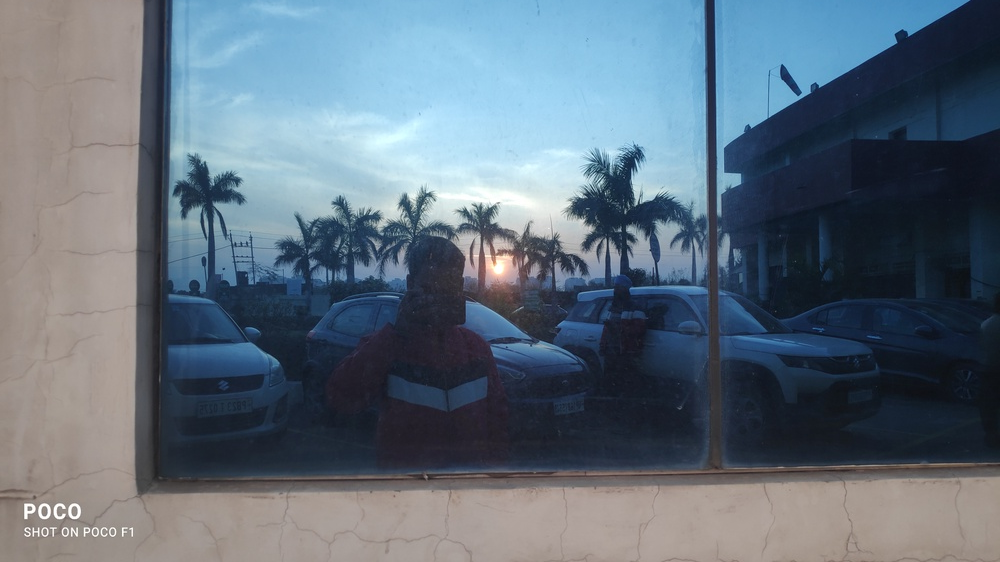
#> input picture photos/large.jpg, 1000 x 562 px, shrunk from 4032 x 2268 before the run
$ python masking.py
#> lines starting #> are read from the running program, lines starting #| are printed output that depends on the picture; after the words box and inside, x2 and y2 are one past the last pixel; in counts of white or black regions, pixels touching at a corner belong together
import cv2 as cv
import numpy as np

img=cv.imread('photos/large.jpg')
#> img is the input picture: shape (562, 1000, 3); mean B, G, R 124.1, 110.8, 96.4
cv.imshow('large',img)

blank=np.zeros(img.shape[:2], dtype='uint8')
cv.imshow('blank', blank)

mask=cv.circle(blank.copy(),(img.shape[1]//2,img.shape[0]//2),100,255,-1) #draw circle mask
cv.imshow('mask', mask)
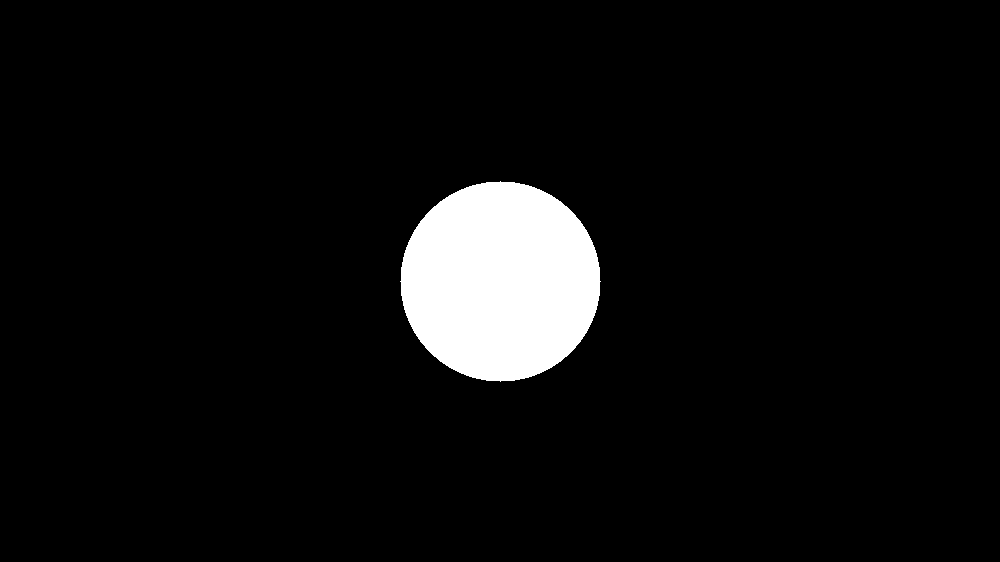
#> window 'mask': shape (562, 1000); 5.6% white; 1 white region, box (x1, y1, x2, y2) and area: (400, 181, 601, 382) 31417

masked=cv.bitwise_and(img,img,mask=mask) #apply mask to image
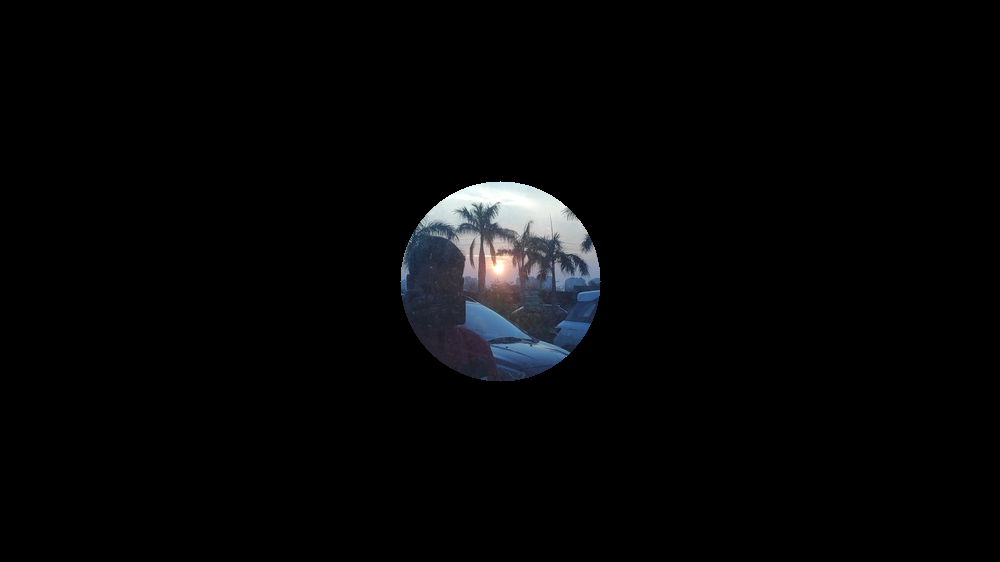
#> masked: shape (562, 1000, 3); mean B, G, R 6.6, 5.9, 5.5
cv.imshow('masked', masked)

cv.waitKey(0)

$ run again, with photos/g1.jpg copied over photos/large.jpg
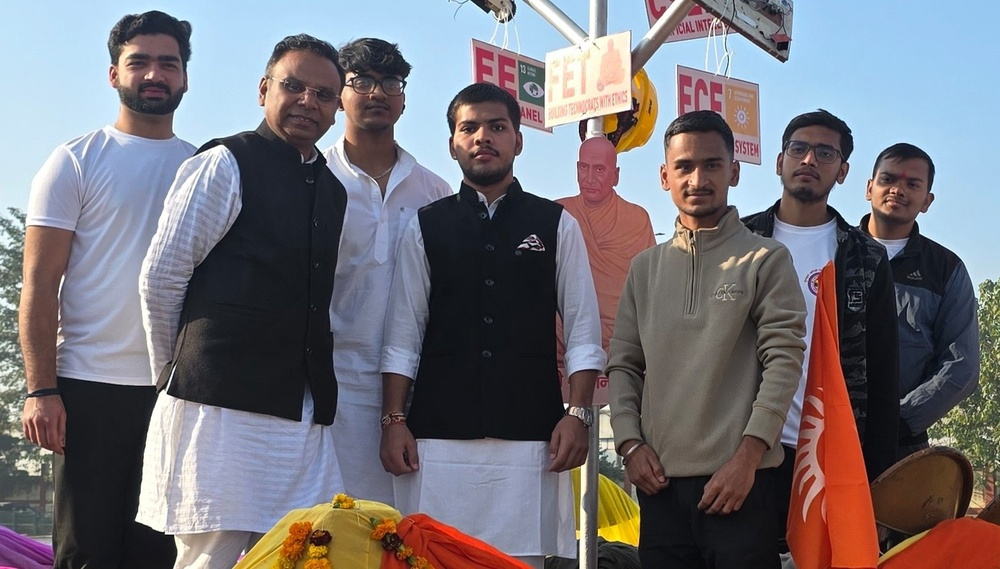
#> input picture photos/g1.jpg, 1000 x 569 px, shrunk from 1577 x 898 before the run
#> img is the input picture: shape (569, 1000, 3); mean B, G, R 120.7, 114.2, 117.3
#> `masked=cv.bitwise_and(img,img,mask=mask)`:
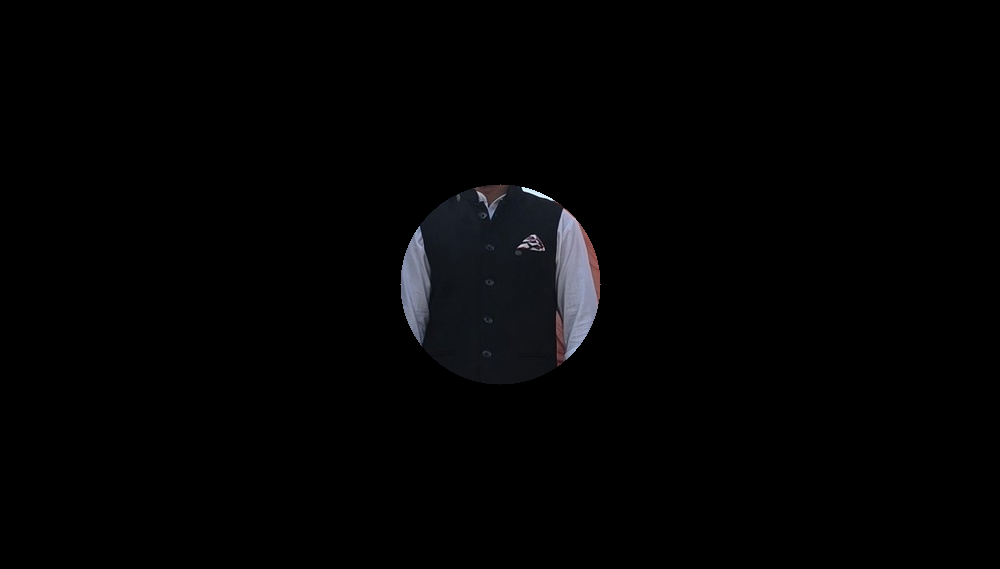
#> masked: shape (569, 1000, 3); mean B, G, R 3.2, 2.7, 2.7

$ run again, with photos/g2.jpg copied over photos/large.jpg
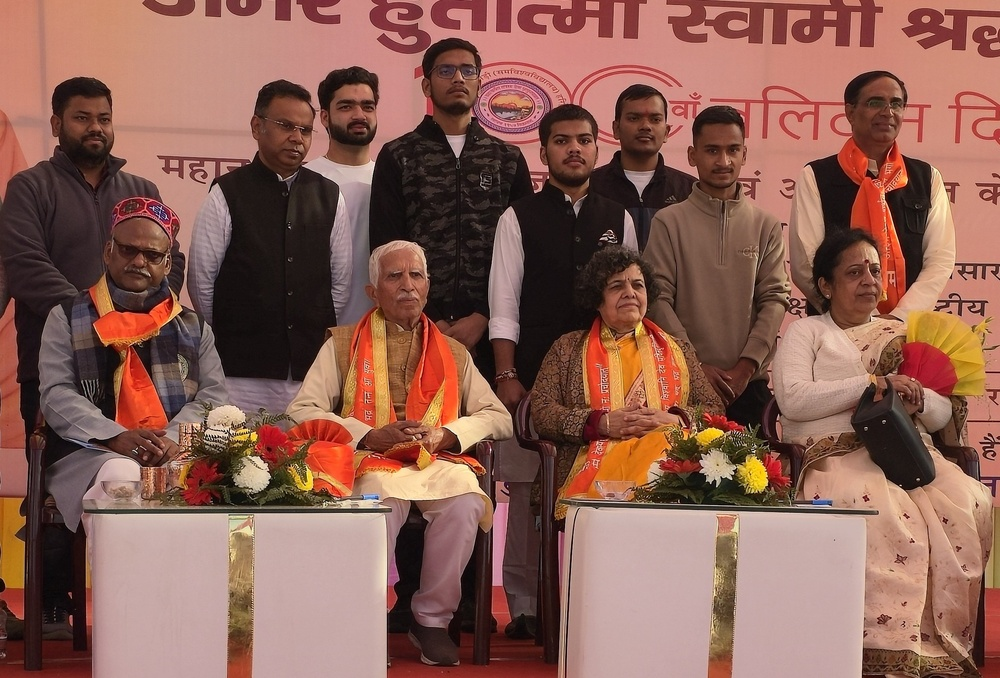
#> input picture photos/g2.jpg, 1000 x 678 px, shrunk from 2557 x 1734 before the run
#> img is the input picture: shape (678, 1000, 3); mean B, G, R 84.5, 96.1, 139.4
#> `cv.imshow('mask', mask)`:
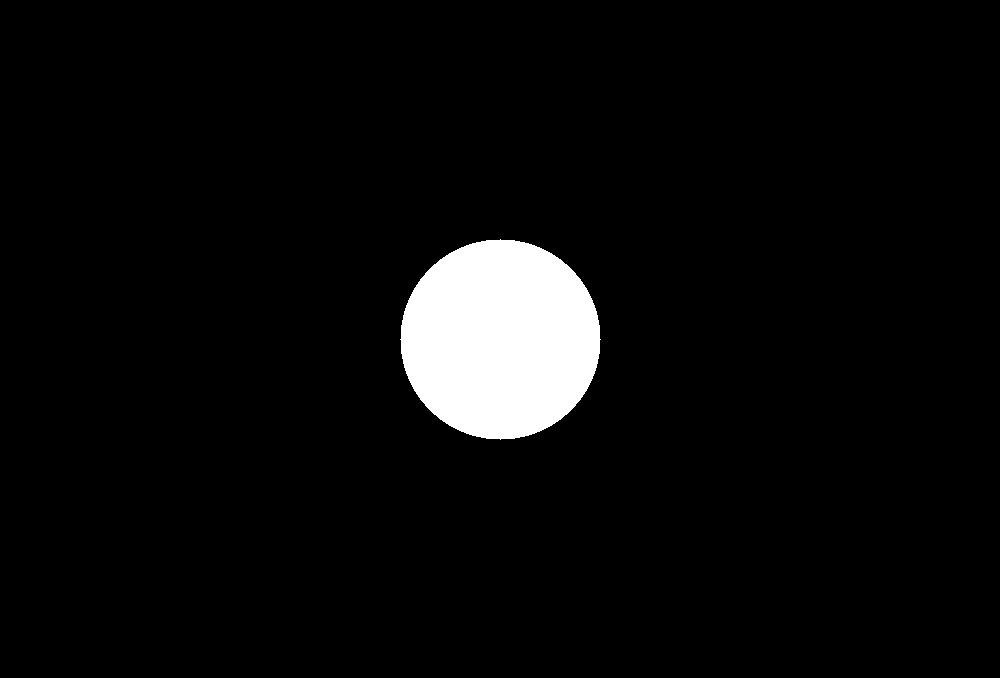
#> window 'mask': shape (678, 1000); 4.6% white; 1 white region, box (x1, y1, x2, y2) and area: (400, 239, 601, 440) 31417
#> `masked=cv.bitwise_and(img,img,mask=mask)`:
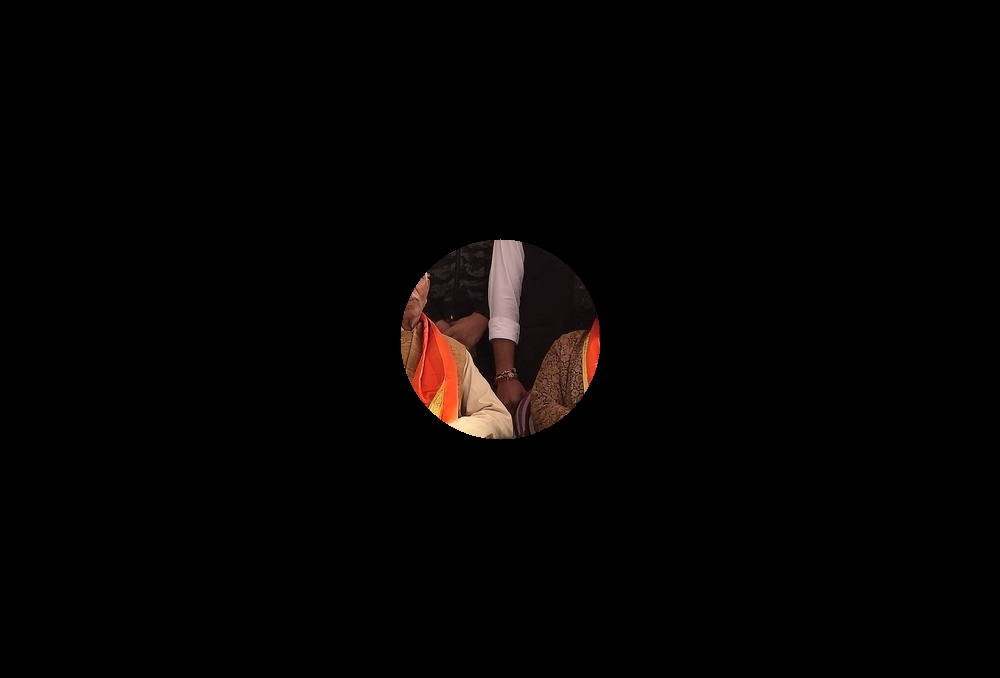
#> masked: shape (678, 1000, 3); mean B, G, R 2.3, 2.9, 4.8

$ run again, with photos/small.jpg copied over photos/large.jpg
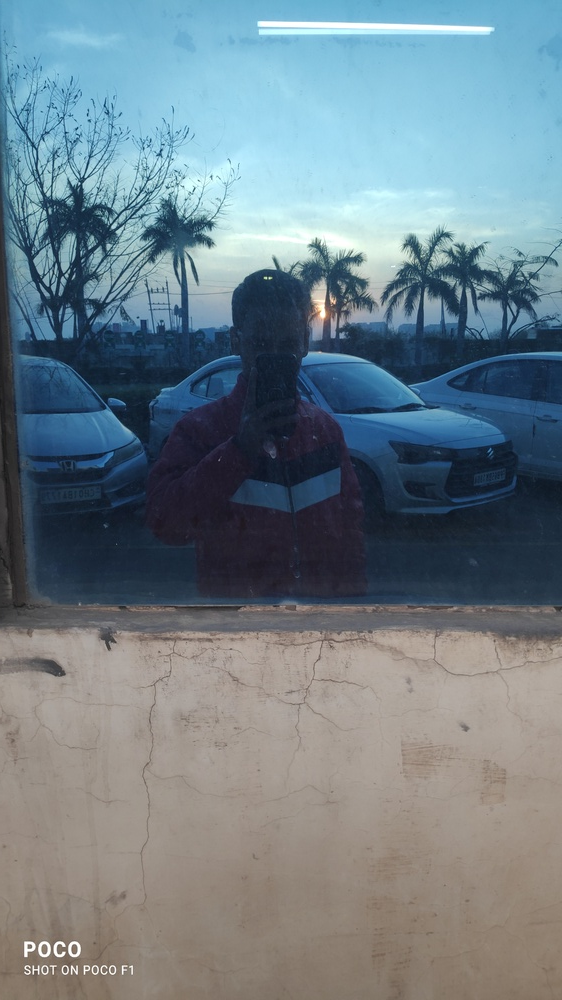
#> input picture photos/small.jpg, 562 x 1000 px, shrunk from 2268 x 4032 before the run
#> img is the input picture: shape (1000, 562, 3); mean B, G, R 136.5, 127.7, 111.4
#> `cv.imshow('mask', mask)`:
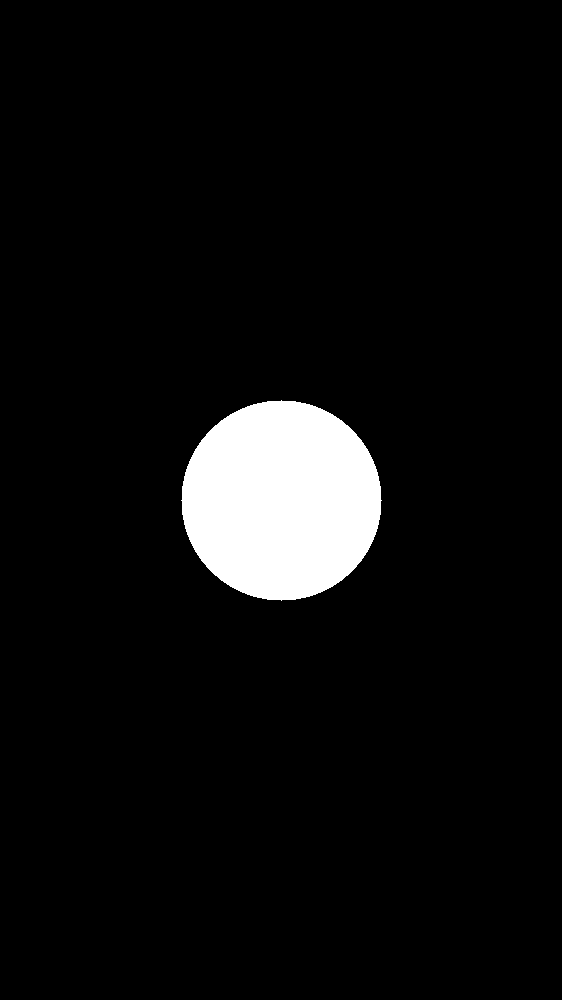
#> window 'mask': shape (1000, 562); 5.6% white; 1 white region, box (x1, y1, x2, y2) and area: (181, 400, 382, 601) 31417
#> `masked=cv.bitwise_and(img,img,mask=mask)`:
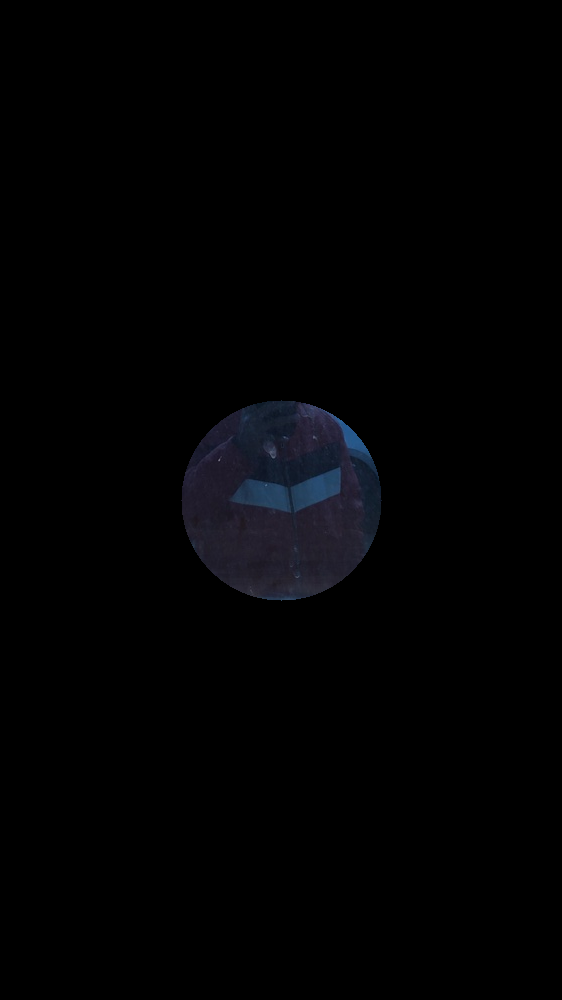
#> masked: shape (1000, 562, 3); mean B, G, R 3, 2, 1.8
